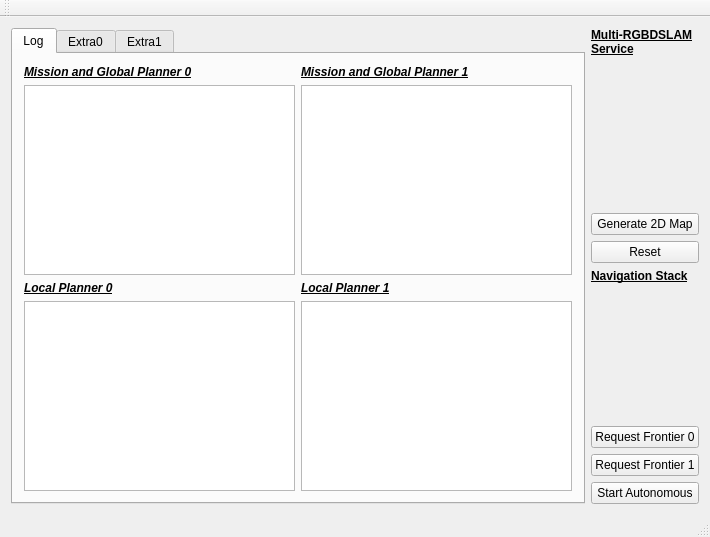
<?xml version="1.0" encoding="UTF-8"?>
<ui version="4.0">
 <class>MainWindow</class>
 <widget class="QMainWindow" name="MainWindow">
  <property name="geometry">
   <rect>
    <x>0</x>
    <y>0</y>
    <width>710</width>
    <height>537</height>
   </rect>
  </property>
  <property name="windowTitle">
   <string>MerryNavigationStack</string>
  </property>
  <widget class="QWidget" name="centralWidget">
   <layout class="QHBoxLayout" name="horizontalLayout_3">
    <item>
     <widget class="QTabWidget" name="tabWidget">
      <property name="currentIndex">
       <number>0</number>
      </property>
      <widget class="QWidget" name="tab">
       <attribute name="title">
        <string>Log</string>
       </attribute>
       <layout class="QVBoxLayout" name="verticalLayout_9">
        <item>
         <layout class="QVBoxLayout" name="verticalLayout_5">
          <item>
           <layout class="QHBoxLayout" name="horizontalLayout_2">
            <item>
             <layout class="QVBoxLayout" name="verticalLayout_2">
              <item>
               <widget class="QLabel" name="label">
                <property name="text">
                 <string>&lt;html&gt;&lt;head/&gt;&lt;body&gt;&lt;p&gt;&lt;span style=&quot; font-weight:600; font-style:italic; text-decoration: underline;&quot;&gt;Mission and Global Planner 0&lt;/span&gt;&lt;/p&gt;&lt;/body&gt;&lt;/html&gt;</string>
                </property>
               </widget>
              </item>
              <item>
               <widget class="QTextEdit" name="log_mgp0">
                <property name="sizePolicy">
                 <sizepolicy hsizetype="Expanding" vsizetype="Expanding">
                  <horstretch>0</horstretch>
                  <verstretch>0</verstretch>
                 </sizepolicy>
                </property>
                <property name="readOnly">
                 <bool>true</bool>
                </property>
               </widget>
              </item>
             </layout>
            </item>
            <item>
             <layout class="QVBoxLayout" name="verticalLayout">
              <item>
               <widget class="QLabel" name="label_2">
                <property name="text">
                 <string>&lt;html&gt;&lt;head/&gt;&lt;body&gt;&lt;p&gt;&lt;span style=&quot; font-weight:600; font-style:italic; text-decoration: underline;&quot;&gt;Mission and Global Planner 1&lt;/span&gt;&lt;/p&gt;&lt;/body&gt;&lt;/html&gt;</string>
                </property>
               </widget>
              </item>
              <item>
               <widget class="QTextEdit" name="log_mgp1">
                <property name="readOnly">
                 <bool>true</bool>
                </property>
               </widget>
              </item>
             </layout>
            </item>
           </layout>
          </item>
          <item>
           <layout class="QHBoxLayout" name="horizontalLayout">
            <item>
             <layout class="QVBoxLayout" name="verticalLayout_3">
              <item>
               <widget class="QLabel" name="label_3">
                <property name="text">
                 <string>&lt;html&gt;&lt;head/&gt;&lt;body&gt;&lt;p&gt;&lt;span style=&quot; font-weight:600; font-style:italic; text-decoration: underline;&quot;&gt;Local Planner 0&lt;/span&gt;&lt;/p&gt;&lt;/body&gt;&lt;/html&gt;</string>
                </property>
               </widget>
              </item>
              <item>
               <widget class="QTextEdit" name="log_lp0">
                <property name="readOnly">
                 <bool>true</bool>
                </property>
               </widget>
              </item>
             </layout>
            </item>
            <item>
             <layout class="QVBoxLayout" name="verticalLayout_4">
              <item>
               <widget class="QLabel" name="label_4">
                <property name="text">
                 <string>&lt;html&gt;&lt;head/&gt;&lt;body&gt;&lt;p&gt;&lt;span style=&quot; font-weight:600; font-style:italic; text-decoration: underline;&quot;&gt;Local Planner 1&lt;/span&gt;&lt;/p&gt;&lt;/body&gt;&lt;/html&gt;</string>
                </property>
               </widget>
              </item>
              <item>
               <widget class="QTextEdit" name="log_lp1">
                <property name="readOnly">
                 <bool>true</bool>
                </property>
               </widget>
              </item>
             </layout>
            </item>
           </layout>
          </item>
         </layout>
        </item>
       </layout>
      </widget>
      <widget class="QWidget" name="tab_2">
       <attribute name="title">
        <string>Extra0</string>
       </attribute>
       <layout class="QHBoxLayout" name="horizontalLayout_6">
        <item>
         <layout class="QVBoxLayout" name="verticalLayout_14">
          <property name="sizeConstraint">
           <enum>QLayout::SetMaximumSize</enum>
          </property>
          <item>
           <layout class="QHBoxLayout" name="horizontalLayout_5">
            <item>
             <layout class="QVBoxLayout" name="verticalLayout_10">
              <item>
               <widget class="QLabel" name="extra00_lbl">
                <property name="sizePolicy">
                 <sizepolicy hsizetype="Fixed" vsizetype="Fixed">
                  <horstretch>0</horstretch>
                  <verstretch>0</verstretch>
                 </sizepolicy>
                </property>
                <property name="text">
                 <string>&lt;html&gt;&lt;head/&gt;&lt;body&gt;&lt;p&gt;&lt;span style=&quot; font-weight:600; font-style:italic;&quot;&gt;Extra 00&lt;/span&gt;&lt;/p&gt;&lt;/body&gt;&lt;/html&gt;</string>
                </property>
               </widget>
              </item>
              <item>
               <widget class="QLabel" name="extra00">
                <property name="sizePolicy">
                 <sizepolicy hsizetype="Ignored" vsizetype="Ignored">
                  <horstretch>0</horstretch>
                  <verstretch>0</verstretch>
                 </sizepolicy>
                </property>
                <property name="minimumSize">
                 <size>
                  <width>0</width>
                  <height>0</height>
                 </size>
                </property>
                <property name="frameShape">
                 <enum>QFrame::StyledPanel</enum>
                </property>
                <property name="text">
                 <string>No Image Yet</string>
                </property>
               </widget>
              </item>
             </layout>
            </item>
            <item>
             <layout class="QVBoxLayout" name="verticalLayout_11">
              <item>
               <widget class="QLabel" name="extra01_lbl">
                <property name="sizePolicy">
                 <sizepolicy hsizetype="Fixed" vsizetype="Fixed">
                  <horstretch>0</horstretch>
                  <verstretch>0</verstretch>
                 </sizepolicy>
                </property>
                <property name="text">
                 <string>&lt;html&gt;&lt;head/&gt;&lt;body&gt;&lt;p&gt;&lt;span style=&quot; font-weight:600; font-style:italic;&quot;&gt;Extra 01&lt;/span&gt;&lt;/p&gt;&lt;/body&gt;&lt;/html&gt;</string>
                </property>
               </widget>
              </item>
              <item>
               <widget class="QLabel" name="extra01">
                <property name="sizePolicy">
                 <sizepolicy hsizetype="Ignored" vsizetype="Ignored">
                  <horstretch>0</horstretch>
                  <verstretch>0</verstretch>
                 </sizepolicy>
                </property>
                <property name="minimumSize">
                 <size>
                  <width>0</width>
                  <height>0</height>
                 </size>
                </property>
                <property name="frameShape">
                 <enum>QFrame::StyledPanel</enum>
                </property>
                <property name="text">
                 <string>No Image Yet</string>
                </property>
               </widget>
              </item>
             </layout>
            </item>
           </layout>
          </item>
          <item>
           <layout class="QHBoxLayout" name="horizontalLayout_4">
            <item>
             <layout class="QVBoxLayout" name="verticalLayout_13">
              <item>
               <widget class="QLabel" name="extra02_lbl">
                <property name="sizePolicy">
                 <sizepolicy hsizetype="Fixed" vsizetype="Fixed">
                  <horstretch>0</horstretch>
                  <verstretch>0</verstretch>
                 </sizepolicy>
                </property>
                <property name="text">
                 <string>&lt;html&gt;&lt;head/&gt;&lt;body&gt;&lt;p&gt;&lt;span style=&quot; font-weight:600; font-style:italic;&quot;&gt;Extra 02&lt;/span&gt;&lt;/p&gt;&lt;/body&gt;&lt;/html&gt;</string>
                </property>
               </widget>
              </item>
              <item>
               <widget class="QLabel" name="extra02">
                <property name="sizePolicy">
                 <sizepolicy hsizetype="Ignored" vsizetype="Ignored">
                  <horstretch>0</horstretch>
                  <verstretch>0</verstretch>
                 </sizepolicy>
                </property>
                <property name="minimumSize">
                 <size>
                  <width>0</width>
                  <height>0</height>
                 </size>
                </property>
                <property name="frameShape">
                 <enum>QFrame::StyledPanel</enum>
                </property>
                <property name="text">
                 <string>No Image Yet</string>
                </property>
               </widget>
              </item>
             </layout>
            </item>
            <item>
             <layout class="QVBoxLayout" name="verticalLayout_12">
              <item>
               <widget class="QLabel" name="extra03_lbl">
                <property name="sizePolicy">
                 <sizepolicy hsizetype="Fixed" vsizetype="Fixed">
                  <horstretch>0</horstretch>
                  <verstretch>0</verstretch>
                 </sizepolicy>
                </property>
                <property name="text">
                 <string>&lt;html&gt;&lt;head/&gt;&lt;body&gt;&lt;p&gt;&lt;span style=&quot; font-weight:600; font-style:italic;&quot;&gt;Extra 03&lt;/span&gt;&lt;/p&gt;&lt;/body&gt;&lt;/html&gt;</string>
                </property>
               </widget>
              </item>
              <item>
               <widget class="QLabel" name="extra03">
                <property name="sizePolicy">
                 <sizepolicy hsizetype="Ignored" vsizetype="Ignored">
                  <horstretch>0</horstretch>
                  <verstretch>0</verstretch>
                 </sizepolicy>
                </property>
                <property name="minimumSize">
                 <size>
                  <width>0</width>
                  <height>0</height>
                 </size>
                </property>
                <property name="frameShape">
                 <enum>QFrame::StyledPanel</enum>
                </property>
                <property name="text">
                 <string>No Image Yet</string>
                </property>
               </widget>
              </item>
             </layout>
            </item>
           </layout>
          </item>
         </layout>
        </item>
       </layout>
      </widget>
      <widget class="QWidget" name="tab_3">
       <attribute name="title">
        <string>Extra1</string>
       </attribute>
       <layout class="QHBoxLayout" name="horizontalLayout_10">
        <item>
         <layout class="QVBoxLayout" name="verticalLayout_21">
          <item>
           <layout class="QHBoxLayout" name="horizontalLayout_9">
            <item>
             <layout class="QVBoxLayout" name="verticalLayout_19">
              <item>
               <widget class="QLabel" name="extra10_lbl">
                <property name="sizePolicy">
                 <sizepolicy hsizetype="Fixed" vsizetype="Fixed">
                  <horstretch>0</horstretch>
                  <verstretch>0</verstretch>
                 </sizepolicy>
                </property>
                <property name="text">
                 <string>&lt;html&gt;&lt;head/&gt;&lt;body&gt;&lt;p&gt;&lt;span style=&quot; font-weight:600; font-style:italic;&quot;&gt;Extra 10&lt;/span&gt;&lt;/p&gt;&lt;/body&gt;&lt;/html&gt;</string>
                </property>
               </widget>
              </item>
              <item>
               <widget class="QLabel" name="extra10">
                <property name="sizePolicy">
                 <sizepolicy hsizetype="Ignored" vsizetype="Ignored">
                  <horstretch>0</horstretch>
                  <verstretch>0</verstretch>
                 </sizepolicy>
                </property>
                <property name="minimumSize">
                 <size>
                  <width>0</width>
                  <height>0</height>
                 </size>
                </property>
                <property name="frameShape">
                 <enum>QFrame::StyledPanel</enum>
                </property>
                <property name="text">
                 <string>No Image Yet</string>
                </property>
               </widget>
              </item>
             </layout>
            </item>
            <item>
             <layout class="QVBoxLayout" name="verticalLayout_20">
              <item>
               <widget class="QLabel" name="extra11_lbl">
                <property name="sizePolicy">
                 <sizepolicy hsizetype="Fixed" vsizetype="Fixed">
                  <horstretch>0</horstretch>
                  <verstretch>0</verstretch>
                 </sizepolicy>
                </property>
                <property name="text">
                 <string>&lt;html&gt;&lt;head/&gt;&lt;body&gt;&lt;p&gt;&lt;span style=&quot; font-weight:600; font-style:italic;&quot;&gt;Extra 11&lt;/span&gt;&lt;/p&gt;&lt;/body&gt;&lt;/html&gt;</string>
                </property>
               </widget>
              </item>
              <item>
               <widget class="QLabel" name="extra11">
                <property name="sizePolicy">
                 <sizepolicy hsizetype="Ignored" vsizetype="Ignored">
                  <horstretch>0</horstretch>
                  <verstretch>0</verstretch>
                 </sizepolicy>
                </property>
                <property name="minimumSize">
                 <size>
                  <width>0</width>
                  <height>0</height>
                 </size>
                </property>
                <property name="frameShape">
                 <enum>QFrame::StyledPanel</enum>
                </property>
                <property name="text">
                 <string>No Image Yet</string>
                </property>
               </widget>
              </item>
             </layout>
            </item>
           </layout>
          </item>
          <item>
           <layout class="QHBoxLayout" name="horizontalLayout_8">
            <item>
             <layout class="QVBoxLayout" name="verticalLayout_17">
              <item>
               <widget class="QLabel" name="extra12_lbl">
                <property name="sizePolicy">
                 <sizepolicy hsizetype="Fixed" vsizetype="Fixed">
                  <horstretch>0</horstretch>
                  <verstretch>0</verstretch>
                 </sizepolicy>
                </property>
                <property name="text">
                 <string>&lt;html&gt;&lt;head/&gt;&lt;body&gt;&lt;p&gt;&lt;span style=&quot; font-weight:600; font-style:italic;&quot;&gt;Extra 12&lt;/span&gt;&lt;/p&gt;&lt;/body&gt;&lt;/html&gt;</string>
                </property>
               </widget>
              </item>
              <item>
               <widget class="QLabel" name="extra12">
                <property name="sizePolicy">
                 <sizepolicy hsizetype="Ignored" vsizetype="Ignored">
                  <horstretch>0</horstretch>
                  <verstretch>0</verstretch>
                 </sizepolicy>
                </property>
                <property name="minimumSize">
                 <size>
                  <width>0</width>
                  <height>0</height>
                 </size>
                </property>
                <property name="frameShape">
                 <enum>QFrame::StyledPanel</enum>
                </property>
                <property name="text">
                 <string>No Image Yet</string>
                </property>
               </widget>
              </item>
             </layout>
            </item>
            <item>
             <layout class="QVBoxLayout" name="verticalLayout_18">
              <item>
               <widget class="QLabel" name="extra13_lbl">
                <property name="sizePolicy">
                 <sizepolicy hsizetype="Fixed" vsizetype="Fixed">
                  <horstretch>0</horstretch>
                  <verstretch>0</verstretch>
                 </sizepolicy>
                </property>
                <property name="text">
                 <string>&lt;html&gt;&lt;head/&gt;&lt;body&gt;&lt;p&gt;&lt;span style=&quot; font-weight:600; font-style:italic;&quot;&gt;Extra 13&lt;/span&gt;&lt;/p&gt;&lt;/body&gt;&lt;/html&gt;</string>
                </property>
               </widget>
              </item>
              <item>
               <widget class="QLabel" name="extra13">
                <property name="sizePolicy">
                 <sizepolicy hsizetype="Ignored" vsizetype="Ignored">
                  <horstretch>0</horstretch>
                  <verstretch>0</verstretch>
                 </sizepolicy>
                </property>
                <property name="minimumSize">
                 <size>
                  <width>0</width>
                  <height>0</height>
                 </size>
                </property>
                <property name="frameShape">
                 <enum>QFrame::StyledPanel</enum>
                </property>
                <property name="text">
                 <string>No Image Yet</string>
                </property>
               </widget>
              </item>
             </layout>
            </item>
           </layout>
          </item>
         </layout>
        </item>
       </layout>
      </widget>
     </widget>
    </item>
    <item>
     <layout class="QVBoxLayout" name="verticalLayout_8">
      <item>
       <layout class="QVBoxLayout" name="verticalLayout_7">
        <item>
         <widget class="QLabel" name="label_5">
          <property name="text">
           <string>&lt;html&gt;&lt;head/&gt;&lt;body&gt;&lt;p&gt;&lt;span style=&quot; font-weight:600; text-decoration: underline;&quot;&gt;Multi-RGBDSLAM Service&lt;/span&gt;&lt;/p&gt;&lt;/body&gt;&lt;/html&gt;</string>
          </property>
          <property name="wordWrap">
           <bool>true</bool>
          </property>
         </widget>
        </item>
        <item>
         <spacer name="verticalSpacer">
          <property name="orientation">
           <enum>Qt::Vertical</enum>
          </property>
          <property name="sizeHint" stdset="0">
           <size>
            <width>20</width>
            <height>40</height>
           </size>
          </property>
         </spacer>
        </item>
        <item>
         <widget class="QPushButton" name="generateMapBtn">
          <property name="text">
           <string>Generate 2D Map</string>
          </property>
         </widget>
        </item>
        <item>
         <widget class="QPushButton" name="resetBtn">
          <property name="text">
           <string>Reset</string>
          </property>
         </widget>
        </item>
       </layout>
      </item>
      <item>
       <layout class="QVBoxLayout" name="verticalLayout_6">
        <item>
         <widget class="QLabel" name="label_6">
          <property name="text">
           <string>&lt;html&gt;&lt;head/&gt;&lt;body&gt;&lt;p&gt;&lt;span style=&quot; font-weight:600; text-decoration: underline;&quot;&gt;Navigation Stack&lt;/span&gt;&lt;/p&gt;&lt;/body&gt;&lt;/html&gt;</string>
          </property>
         </widget>
        </item>
        <item>
         <spacer name="verticalSpacer_2">
          <property name="orientation">
           <enum>Qt::Vertical</enum>
          </property>
          <property name="sizeHint" stdset="0">
           <size>
            <width>20</width>
            <height>40</height>
           </size>
          </property>
         </spacer>
        </item>
        <item>
         <widget class="QPushButton" name="req0Btn">
          <property name="text">
           <string>Request Frontier 0</string>
          </property>
         </widget>
        </item>
        <item>
         <widget class="QPushButton" name="req1Btn">
          <property name="text">
           <string>Request Frontier 1</string>
          </property>
         </widget>
        </item>
        <item>
         <widget class="QPushButton" name="autonomousBtn">
          <property name="text">
           <string>Start Autonomous</string>
          </property>
         </widget>
        </item>
       </layout>
      </item>
     </layout>
    </item>
   </layout>
  </widget>
  <widget class="QMenuBar" name="menuBar">
   <property name="geometry">
    <rect>
     <x>0</x>
     <y>0</y>
     <width>710</width>
     <height>25</height>
    </rect>
   </property>
  </widget>
  <widget class="QToolBar" name="mainToolBar">
   <attribute name="toolBarArea">
    <enum>TopToolBarArea</enum>
   </attribute>
   <attribute name="toolBarBreak">
    <bool>false</bool>
   </attribute>
  </widget>
  <widget class="QStatusBar" name="statusBar"/>
 </widget>
 <layoutdefault spacing="6" margin="11"/>
 <resources/>
 <connections/>
</ui>
